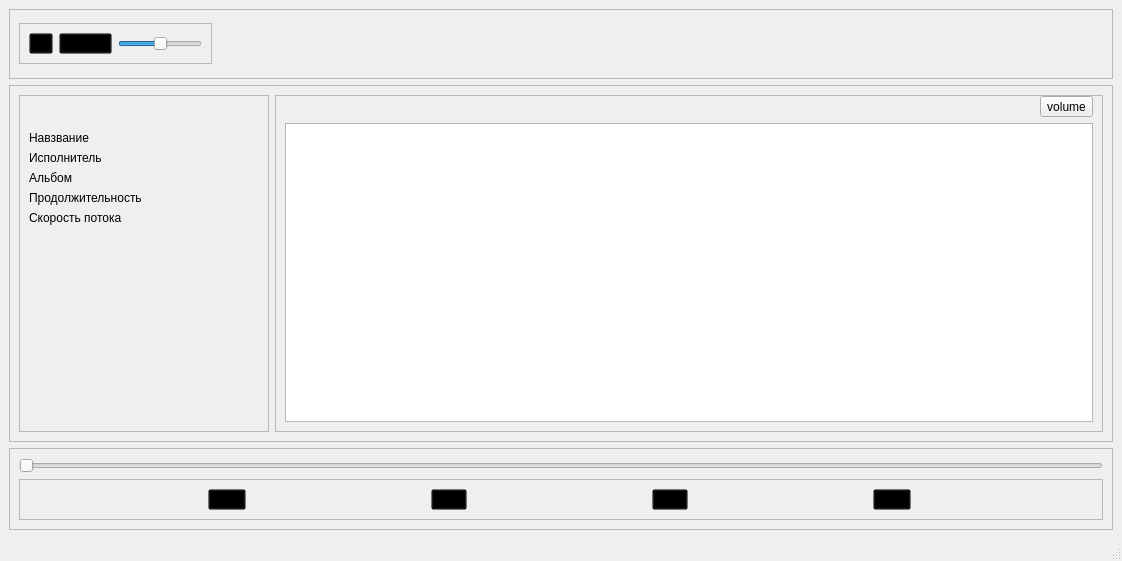
<?xml version="1.0" encoding="UTF-8"?>
<ui version="4.0">
 <class>MainWindow</class>
 <widget class="QMainWindow" name="MainWindow">
  <property name="geometry">
   <rect>
    <x>0</x>
    <y>0</y>
    <width>1122</width>
    <height>561</height>
   </rect>
  </property>
  <property name="windowTitle">
   <string>YoPlayer</string>
  </property>
  <property name="autoFillBackground">
   <bool>false</bool>
  </property>
  <property name="styleSheet">
   <string notr="true"/>
  </property>
  <property name="iconSize">
   <size>
    <width>32</width>
    <height>32</height>
   </size>
  </property>
  <widget class="QWidget" name="centralwidget">
   <layout class="QVBoxLayout" name="verticalLayout_3">
    <item>
     <widget class="QFrame" name="frame">
      <property name="sizePolicy">
       <sizepolicy hsizetype="Preferred" vsizetype="Fixed">
        <horstretch>0</horstretch>
        <verstretch>0</verstretch>
       </sizepolicy>
      </property>
      <property name="maximumSize">
       <size>
        <width>16777215</width>
        <height>70</height>
       </size>
      </property>
      <property name="frameShape">
       <enum>QFrame::StyledPanel</enum>
      </property>
      <property name="frameShadow">
       <enum>QFrame::Raised</enum>
      </property>
      <layout class="QHBoxLayout" name="horizontalLayout_3">
       <item>
        <widget class="QFrame" name="PlaylistMenuFrame">
         <property name="sizePolicy">
          <sizepolicy hsizetype="Fixed" vsizetype="Fixed">
           <horstretch>0</horstretch>
           <verstretch>0</verstretch>
          </sizepolicy>
         </property>
         <property name="frameShape">
          <enum>QFrame::StyledPanel</enum>
         </property>
         <property name="frameShadow">
          <enum>QFrame::Raised</enum>
         </property>
         <layout class="QHBoxLayout" name="horizontalLayout">
          <item>
           <widget class="QToolButton" name="AddButton">
            <property name="styleSheet">
             <string notr="true">background-color: transparent;</string>
            </property>
            <property name="text">
             <string>...</string>
            </property>
            <property name="icon">
             <iconset resource="resurse.qrc">
              <normaloff>:/img/ico/add.png</normaloff>:/img/ico/add.png</iconset>
            </property>
            <property name="iconSize">
             <size>
              <width>32</width>
              <height>32</height>
             </size>
            </property>
           </widget>
          </item>
          <item>
           <widget class="QToolButton" name="VolumeButton">
            <property name="styleSheet">
             <string notr="true">background-color: transparent;</string>
            </property>
            <property name="text">
             <string>volume</string>
            </property>
            <property name="icon">
             <iconset resource="resurse.qrc">
              <normaloff>:/img/ico/media-volume-2-32.png</normaloff>:/img/ico/media-volume-2-32.png</iconset>
            </property>
            <property name="iconSize">
             <size>
              <width>32</width>
              <height>32</height>
             </size>
            </property>
           </widget>
          </item>
          <item>
           <widget class="QSlider" name="VolumeSlider">
            <property name="maximum">
             <number>100</number>
            </property>
            <property name="pageStep">
             <number>10</number>
            </property>
            <property name="sliderPosition">
             <number>50</number>
            </property>
            <property name="orientation">
             <enum>Qt::Horizontal</enum>
            </property>
           </widget>
          </item>
         </layout>
        </widget>
       </item>
       <item>
        <widget class="QLabel" name="AudioNameLabel">
         <property name="sizePolicy">
          <sizepolicy hsizetype="Preferred" vsizetype="Fixed">
           <horstretch>0</horstretch>
           <verstretch>0</verstretch>
          </sizepolicy>
         </property>
         <property name="text">
          <string/>
         </property>
         <property name="alignment">
          <set>Qt::AlignRight|Qt::AlignTrailing|Qt::AlignVCenter</set>
         </property>
        </widget>
       </item>
      </layout>
     </widget>
    </item>
    <item>
     <widget class="QFrame" name="playlistFrame">
      <property name="frameShape">
       <enum>QFrame::StyledPanel</enum>
      </property>
      <property name="frameShadow">
       <enum>QFrame::Raised</enum>
      </property>
      <layout class="QGridLayout" name="gridLayout_2">
       <item row="0" column="0">
        <widget class="QFrame" name="trackTags">
         <property name="maximumSize">
          <size>
           <width>250</width>
           <height>16777215</height>
          </size>
         </property>
         <property name="frameShape">
          <enum>QFrame::StyledPanel</enum>
         </property>
         <property name="frameShadow">
          <enum>QFrame::Raised</enum>
         </property>
         <layout class="QFormLayout" name="formLayout">
          <item row="2" column="0">
           <widget class="QLabel" name="labelIsp">
            <property name="text">
             <string>Исполнитель</string>
            </property>
           </widget>
          </item>
          <item row="2" column="1">
           <widget class="QLabel" name="ispolTagLabel">
            <property name="text">
             <string/>
            </property>
           </widget>
          </item>
          <item row="3" column="0">
           <widget class="QLabel" name="labelAlb">
            <property name="text">
             <string>Альбом</string>
            </property>
           </widget>
          </item>
          <item row="3" column="1">
           <widget class="QLabel" name="albumTagLabel">
            <property name="text">
             <string/>
            </property>
           </widget>
          </item>
          <item row="4" column="0">
           <widget class="QLabel" name="labelTime">
            <property name="text">
             <string>Продолжительность</string>
            </property>
           </widget>
          </item>
          <item row="4" column="1">
           <widget class="QLabel" name="timeTrackLabel">
            <property name="text">
             <string/>
            </property>
           </widget>
          </item>
          <item row="5" column="0">
           <widget class="QLabel" name="labelBit">
            <property name="text">
             <string>Скорость потока</string>
            </property>
           </widget>
          </item>
          <item row="5" column="1">
           <widget class="QLabel" name="bitrateLabel">
            <property name="text">
             <string/>
            </property>
           </widget>
          </item>
          <item row="0" column="0" colspan="2">
           <spacer name="horizontalSpacer">
            <property name="orientation">
             <enum>Qt::Horizontal</enum>
            </property>
            <property name="sizeHint" stdset="0">
             <size>
              <width>40</width>
              <height>20</height>
             </size>
            </property>
           </spacer>
          </item>
          <item row="1" column="0">
           <widget class="QLabel" name="labelName">
            <property name="text">
             <string>Навзвание</string>
            </property>
           </widget>
          </item>
          <item row="1" column="1">
           <widget class="QLabel" name="nameTagLabbel">
            <property name="text">
             <string/>
            </property>
           </widget>
          </item>
         </layout>
        </widget>
       </item>
       <item row="0" column="1">
        <widget class="QFrame" name="controlPlaylist">
         <property name="layoutDirection">
          <enum>Qt::RightToLeft</enum>
         </property>
         <property name="frameShape">
          <enum>QFrame::StyledPanel</enum>
         </property>
         <property name="frameShadow">
          <enum>QFrame::Raised</enum>
         </property>
         <layout class="QGridLayout" name="gridLayout">
          <property name="topMargin">
           <number>0</number>
          </property>
          <item row="1" column="0" colspan="2">
           <widget class="QListWidget" name="PlaylistWidget">
            <property name="sizePolicy">
             <sizepolicy hsizetype="Preferred" vsizetype="Preferred">
              <horstretch>0</horstretch>
              <verstretch>0</verstretch>
             </sizepolicy>
            </property>
            <property name="layoutDirection">
             <enum>Qt::LeftToRight</enum>
            </property>
           </widget>
          </item>
          <item row="0" column="0">
           <widget class="QToolButton" name="deleteTrackButton">
            <property name="styleSheet">
             <string notr="true"/>
            </property>
            <property name="text">
             <string>volume</string>
            </property>
            <property name="icon">
             <iconset resource="resurse.qrc">
              <normaloff>:/img/ico/minus-32.png</normaloff>:/img/ico/minus-32.png</iconset>
            </property>
            <property name="iconSize">
             <size>
              <width>16</width>
              <height>16</height>
             </size>
            </property>
           </widget>
          </item>
         </layout>
        </widget>
       </item>
      </layout>
     </widget>
    </item>
    <item>
     <widget class="QFrame" name="TrackInfoFrame">
      <property name="sizePolicy">
       <sizepolicy hsizetype="Preferred" vsizetype="Fixed">
        <horstretch>0</horstretch>
        <verstretch>0</verstretch>
       </sizepolicy>
      </property>
      <property name="frameShape">
       <enum>QFrame::StyledPanel</enum>
      </property>
      <property name="frameShadow">
       <enum>QFrame::Raised</enum>
      </property>
      <layout class="QVBoxLayout" name="verticalLayout">
       <item>
        <widget class="MusicSlider" name="timerTrackSlider">
         <property name="orientation">
          <enum>Qt::Horizontal</enum>
         </property>
        </widget>
       </item>
       <item>
        <widget class="QFrame" name="TrackMenyFrame">
         <property name="sizePolicy">
          <sizepolicy hsizetype="Preferred" vsizetype="Fixed">
           <horstretch>0</horstretch>
           <verstretch>0</verstretch>
          </sizepolicy>
         </property>
         <property name="frameShape">
          <enum>QFrame::StyledPanel</enum>
         </property>
         <property name="frameShadow">
          <enum>QFrame::Raised</enum>
         </property>
         <layout class="QHBoxLayout" name="horizontalLayout_2">
          <item>
           <widget class="QToolButton" name="PrevButton">
            <property name="styleSheet">
             <string notr="true">QToolButton
{
	background-color: transparent;
}

QToolButton:hover 
{

}</string>
            </property>
            <property name="text">
             <string>prev</string>
            </property>
            <property name="icon">
             <iconset resource="resurse.qrc">
              <normaloff>:/img/ico/prev.png</normaloff>:/img/ico/prev.png</iconset>
            </property>
            <property name="iconSize">
             <size>
              <width>64</width>
              <height>64</height>
             </size>
            </property>
           </widget>
          </item>
          <item>
           <widget class="QToolButton" name="stopMusicButton">
            <property name="styleSheet">
             <string notr="true">QToolButton
{
	background-color: transparent;
}

QToolButton:hover 
{

}</string>
            </property>
            <property name="text">
             <string>play</string>
            </property>
            <property name="icon">
             <iconset resource="resurse.qrc">
              <normaloff>:/img/ico/stop.png</normaloff>:/img/ico/stop.png</iconset>
            </property>
            <property name="iconSize">
             <size>
              <width>64</width>
              <height>64</height>
             </size>
            </property>
           </widget>
          </item>
          <item>
           <widget class="QToolButton" name="PlayButton">
            <property name="styleSheet">
             <string notr="true">QToolButton
{
	background-color: transparent;
}

QToolButton:hover 
{

}</string>
            </property>
            <property name="text">
             <string>play</string>
            </property>
            <property name="icon">
             <iconset resource="resurse.qrc">
              <normaloff>:/img/ico/play.png</normaloff>:/img/ico/play.png</iconset>
            </property>
            <property name="iconSize">
             <size>
              <width>64</width>
              <height>64</height>
             </size>
            </property>
           </widget>
          </item>
          <item>
           <widget class="QToolButton" name="NextButton">
            <property name="styleSheet">
             <string notr="true">QToolButton
{
	background-color: transparent;
}

QToolButton:hover 
{
}</string>
            </property>
            <property name="text">
             <string>next</string>
            </property>
            <property name="icon">
             <iconset resource="resurse.qrc">
              <normaloff>:/img/ico/next.png</normaloff>:/img/ico/next.png</iconset>
            </property>
            <property name="iconSize">
             <size>
              <width>64</width>
              <height>64</height>
             </size>
            </property>
           </widget>
          </item>
         </layout>
        </widget>
       </item>
      </layout>
     </widget>
    </item>
   </layout>
  </widget>
  <widget class="QMenuBar" name="menubar">
   <property name="geometry">
    <rect>
     <x>0</x>
     <y>0</y>
     <width>1122</width>
     <height>21</height>
    </rect>
   </property>
  </widget>
  <widget class="QStatusBar" name="statusbar"/>
 </widget>
 <customwidgets>
  <customwidget>
   <class>MusicSlider</class>
   <extends>QSlider</extends>
   <header>musicslider.h</header>
  </customwidget>
 </customwidgets>
 <resources>
  <include location="resurse.qrc"/>
 </resources>
 <connections/>
</ui>
